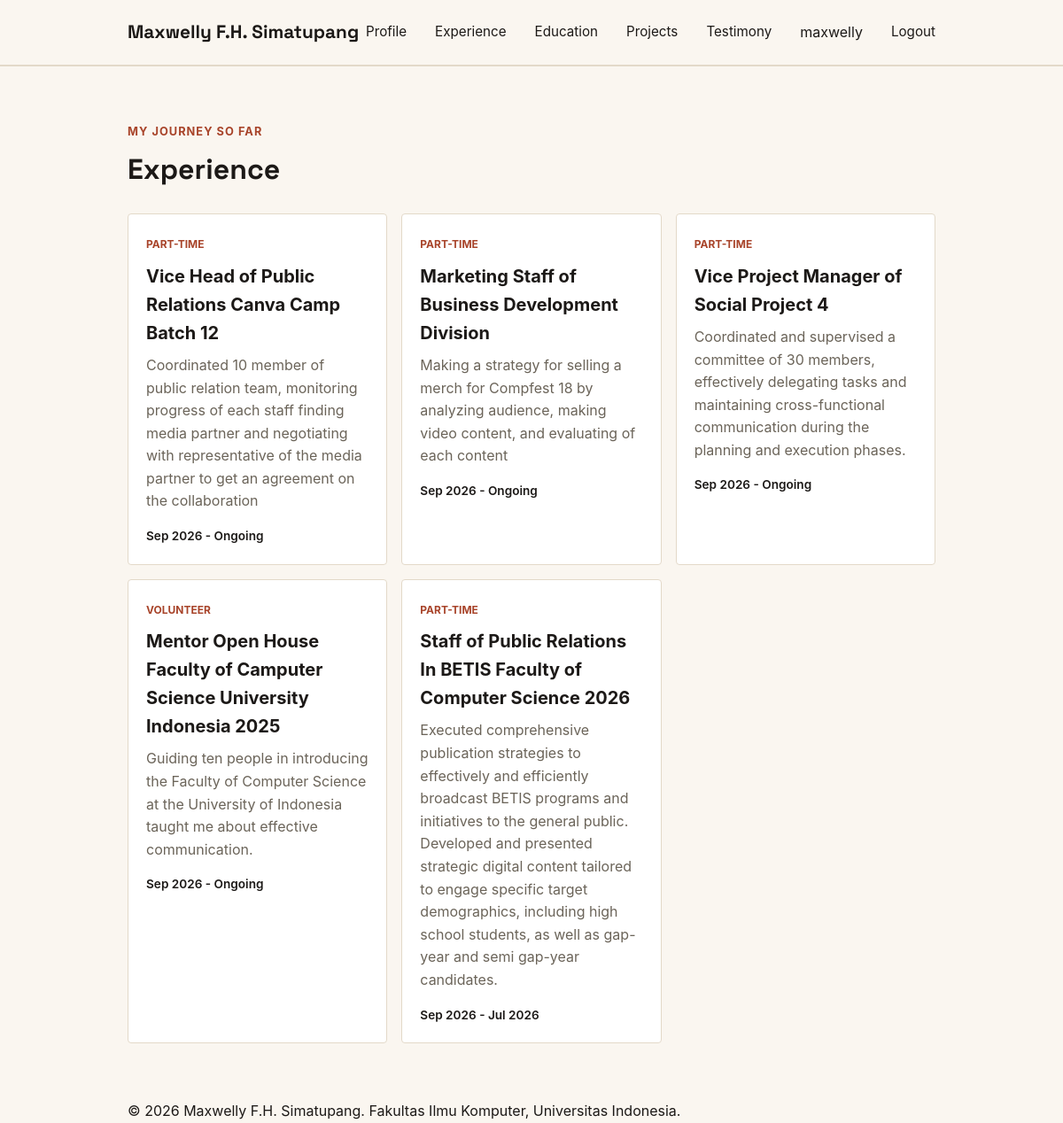
Page /experience/ (signed in) on the committed database.
### main/models.py (models this page shows, shortened)
class Experience(models.Model):
    EXPERIENCE_CHOICES = [
        ('internship', 'Internship'),
        ('research', 'Research'),
        ('volunteer', 'Volunteer'),
        ('part-time', 'Part-Time'),
        ('full-time', 'Full-Time'),
        ('freelance', 'Freelance'),
    ]
    id = models.UUIDField(primary_key=True, default=uuid.uuid4, editable=False)
    title = models.CharField(max_length=255)
    description = models.TextField()
    category = models.CharField(max_length=20, choices=EXPERIENCE_CHOICES, default='full-time')
    thumbnail = models.URLField(blank=True, null=True)
    started_at = models.DateTimeField(auto_now_add=True)
    ended_at = models.DateTimeField(blank=True, null=True)
    @property
    def is_ongoing(self):
        return self.ended_at is None

### main/views.py (the view)
# urls.py: path("experience/", show_experience, name="show_experience"),
def show_experience(request):
    context = {
        "name": "Maxwelly F.H. Simatupang",
        "experience_list": Experience.objects.all(),
    }
    return render(request, "experience.html", context)

### templates/experience.html (shortened to what this page needs)
{% extends "base.html" %}
{% block content %}
    <main>
      <section class="experience-section" id="experience">
        <div class="container">
          <p class="section-kicker">My journey so far</p>
          <h1>Experience</h1>
          <div class="experience-grid">
            {% for experience in experience_list %}
            <article class="experience-card">
              <span class="experience-category">
                {{ experience.get_category_display }}
              </span>
              <h2>{{ experience.title }}</h2>
              <p class="experience-description">{{ experience.description }}</p>
              {% if experience.is_ongoing %}
              <p class="experience-status">{{ experience.started_at|date:"M Y" }} - Ongoing</p>
              {% else %}
              <p class="experience-status">{{ experience.started_at|date:"M Y" }} - {{  experience.ended_at|date:"M Y" }}</p>
              {% endif %}
            </article>
            {% empty %}
            <p class="empty-state">Experience has not been added yet.</p>
            {% endfor %}
          </div>
        </div>
      </section>
    </main>
{% endblock content %}

### templates/base.html (shortened to what this page needs)
{% load static %}
<!DOCTYPE html>
<html lang="en">
<head>
    <link rel="stylesheet" href="/static/css/style.css">
</head>
<body>
  <header class="site-header">
    <div class="container">
        <a href="{% url 'main:show_main' %}" class="brand">{{ name }}</a>
        <nav>
            <a href="{% url 'main:show_main' %}">Profile</a>
            <a href="{% url 'main:show_experience' %}">Experience</a>
            <a href="{% url 'main:show_education' %}">Education</a>
            <a href="{% url 'main:show_projects' %}">Projects</a>
            <a href="{% url 'main:show_testimony' %}">Testimony</a>
            {% if user.is_authenticated %}
                <span class="nav-user">{{ user.username }}</span>
                <a href="{% url 'main:logout' %}">Logout</a>
            {% else %}
                <a href="{% url 'main:login' %}">Login</a>
                <a href="{% url 'main:register' %}">Register</a>
            {% endif %}
        </nav>
    </div>
  </header>
  {% block content %} {% endblock content %}
  <footer class="site-footer">
      <div class="container">
          <p>&copy; 2026 {{ name }}. Fakultas Ilmu Komputer, Universitas Indonesia.</p>
      </div>
  </footer>
</body>
</html>

### static/css/style.css (style rules this page uses)
* { margin: 0; padding: 0; box-sizing: border-box; }
:root { --ink: #1c1917; --paper: #faf6f0; --accent: #d95d39; --accent-dark: #a8442a; --line: #e3d9c9; --text-muted: #6b6459; --radius: 4px; }
body { font-family: -apple-system, "Segoe UI", Roboto, Helvetica, Arial, sans-serif; color: var(--ink); background-color: var(--paper); line-height: 1.6; }
h1, .brand { font-family: "Space Grotesk", -apple-system, sans-serif; }
.container { max-width: 960px; margin: 0 auto; padding: 0 1.5rem; }
.site-header { border-bottom: 1px solid var(--line); }
.site-header .container { display: flex; justify-content: space-between; align-items: center; padding: 1.25rem 1.5rem; }
.brand { font-size: 1.3rem; font-weight: 700; color: var(--ink); text-decoration: none; }
.site-header nav { display: flex; gap: 2rem; }
.site-header nav a { color: var(--ink); text-decoration: none; font-size: 0.95rem; }
.experience-section { padding: 4rem 0; border-top: 1px solid var(--line); }
.section-kicker { color: var(--accent-dark); font-size: 0.8rem; font-weight: 700; letter-spacing: 0.08em; text-transform: uppercase; }
.experience-section h1 { margin: 0.4rem 0 1.5rem; font-size: 2rem; }
.experience-grid { display: grid; grid-template-columns: repeat(auto-fit, minmax(240px, 1fr)); gap: 1rem; }
.experience-card { padding: 1.25rem; background-color: #fff; border: 1px solid var(--line); border-radius: var(--radius); }
.experience-category { color: var(--accent-dark); font-size: 0.75rem; font-weight: 700; text-transform: uppercase; }
.experience-card h2 { margin: 0.5rem 0; font-size: 1.25rem; }
.experience-description, .empty-state { color: var(--text-muted); }
.experience-status { margin-top: 1rem; font-size: 0.85rem; font-weight: 600; }

### rows in the picture
Experience: category "PART-TIME", title "Vice Head of Public Relations Canva Camp Batch 12", description "Coordinated 10 member of public relation team, monitoring progress of each staff finding media partner and negotiating with representative of the media partner to get an agreement on the collaboration", started_at "Sep 2026"
Experience: category "PART-TIME", title "Marketing Staff of Business Development Division", description "Making a strategy for selling a merch for Compfest 18 by analyzing audience, making video content, and evaluating of each content", started_at "Sep 2026"
Experience: category "PART-TIME", title "Vice Project Manager of Social Project 4", description "Coordinated and supervised a committee of 30 members, effectively delegating tasks and maintaining cross-functional communication during the planning and execution phases.", started_at "Sep 2026"
Experience: category "VOLUNTEER", title "Mentor Open House Faculty of Camputer Science University Indonesia 2025", description "Guiding ten people in introducing the Faculty of Computer Science at the University of Indonesia taught me about effective communication.", started_at "Sep 2026"
Experience: category "PART-TIME", title "Staff of Public Relations In BETIS Faculty of Computer Science 2026", description "Executed comprehensive publication strategies to effectively and efficiently broadcast BETIS programs and initiatives to the general public. Developed and presented strategic digital content tailored to engage specific target demographics, including high school students, as well as gap-year and semi gap-year candidates.", started_at "Sep 2026", ended_at "Jul 2026"

### other values in the picture
{{ name }} "Maxwelly F.H. Simatupang"
{{ user.username }} "maxwelly"
